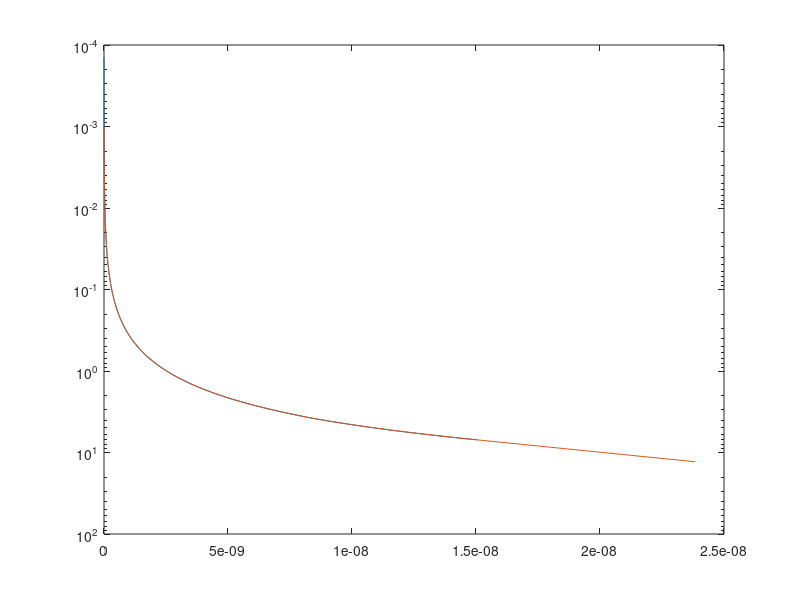
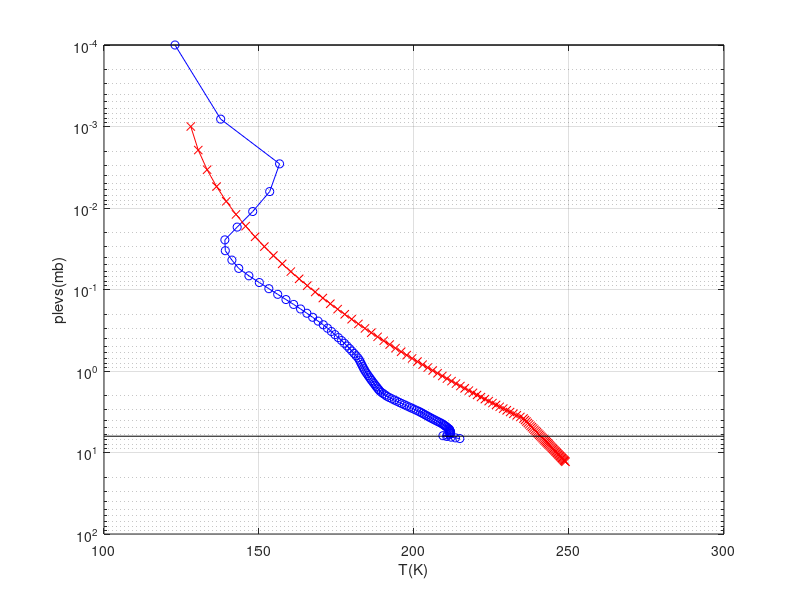
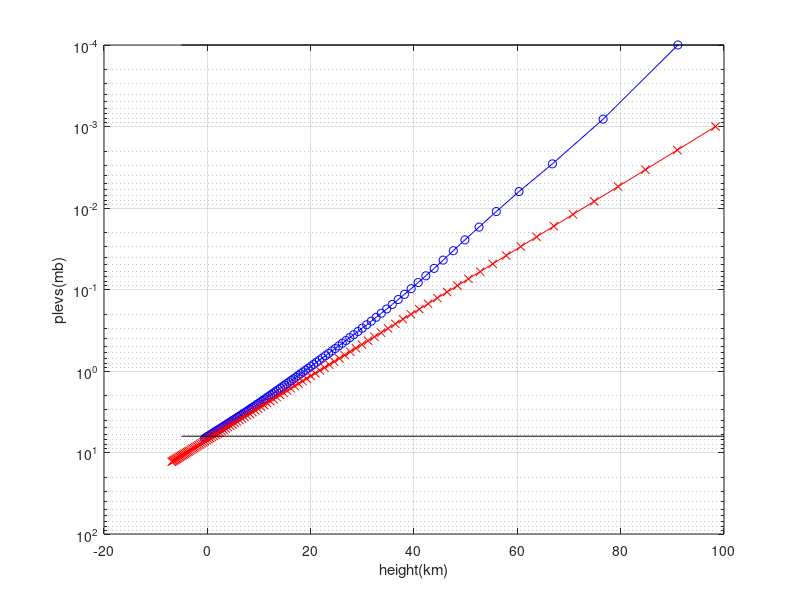
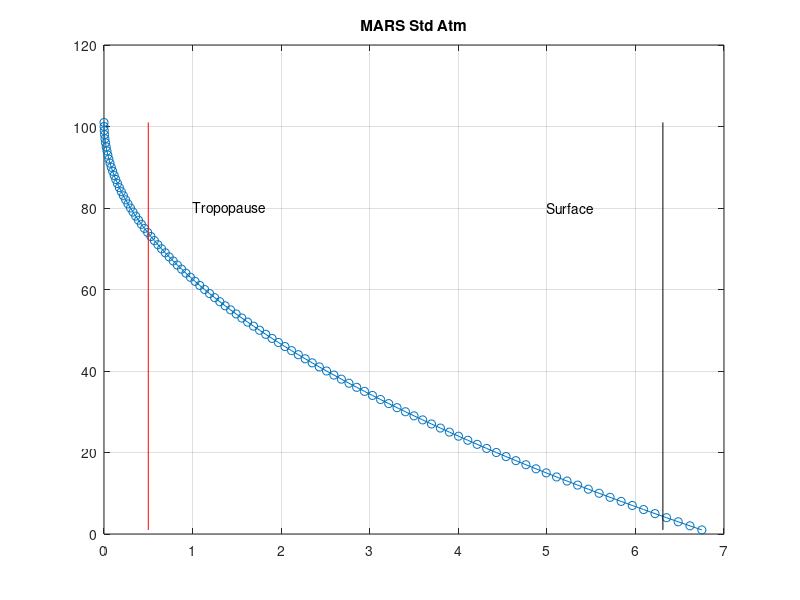

Here is the MATLAB script that generated these plots, in order: (Note: this script raises an error after producing the figures.)
%% fit ax^2 + bx + c to 
%%   p(001) = 7.000 mb
%%   p(041) = 3.500 mb
%%   p(101) = 0.0005 mb
%% and when you evaluate the polynomial between 1--101, make sure all pressures are positive!!!
%% may need to adjust second element to achieve this

%%%%%%%%%%%%%%%%%%%%%%%%%%%%%%%%%%%%%%%%%%%%%%%%%%%%%%%%%%%%%%%%%%%%%%%%
P = polyfit([1 41 101],[1100 500 0.005],2); pGnd = 1013;  %% EARTH
P = polyfit([1 31 101],[6.75 3.50 0.001],2); pGnd = 6.31;   %% MARS
P = polyfit([1 29 101],[6.75 3.50 0.0001],2); pGnd = 6.31;   %% MARS
Y = polyval(P,1:101);
figure(5); plot(Y,1:101,'o-'); grid; ax = axis; 
  line([pGnd pGnd],[1 101],'color','k'); text(5,80,'Surface');
  line([0.5 0.5],[1 101],'color','r'); text(1,80,'Tropopause');

bad = find(Y < 0);
if length(bad) > 0
  error('found negative pressures!')
end
title('MARS Std Atm')

mars = load('mars.txt');
plevsMars   = Y;
  [max(plevsMars) min(plevsMars)]
heightsMars = interp1(log(mars(:,2)),mars(:,1),log(plevsMars),[],'extrap');
  [max(heightsMars) min(heightsMars)]
tempMars    = interp1(log(mars(:,2)),mars(:,3),log(plevsMars),[],'extrap');

figure(4)
  semilogy(mars(:,1),mars(:,2),'bo-',heightsMars,plevsMars,'rx-'); set(gca,'ydir','reverse');
  line([-5 +100],[pGnd pGnd],'color','k')
  line([-5 +100],[0.0001 0.0001],'color','k')
  xlabel('height(km)');   ylabel('plevs(mb)');
  grid
figure(3)
  semilogy(mars(:,3),mars(:,2),'bo-',tempMars,plevsMars,'rx-'); set(gca,'ydir','reverse');
  line([100 300],[pGnd pGnd],'color','k')
  line([100 300],[0.0001 0.0001],'color','k')
  xlabel('T(K)');   ylabel('plevs(mb)');
  grid

heightsMars2014 = heightsMars;
plevsMars2014 = plevsMars;
tempMars2014 = tempMars;

disp('this was 2014 : ret to continue');
pause

%%%%%%%%%%%%%%%%%%%%%%%%%%%%%%%%%%%%%%%%%%%%%%%%%%%%%%%%%%%%%%%%%%%%%%%%
%% this is from mars_sergio_rtp.m

h = 0:250:120000;
p = zeros(size(h));
T = zeros(size(h));

%% T in C, h in meters, p in kPa
oo = find(h <= 7000);
 T(oo) = -31 - 0.000998 * h (oo);       %% -dT/dh = 0.998 K/km
 p(oo) = .699 * exp(-0.00009 * h(oo));

oo = find(h > 7000);
  T(oo) = -23.4 - 0.00222 * h(oo) + 1e-8*h(oo).^2;      %% -dT/dh = 2.2 K/km, I did the quadratic modification 
  p(oo) = .699 * exp(-0.00009 * h(oo));

T = T + 273;
n = p ./ (0.1921 * T);   %% density using eqn of state

p = p*1000/100;  %% KPa to Pa = N/m2 to mb
T = T;           %% in K
n = n/1e6;       %% per cm3

hp = 80; matr = [1 1 1; hp*hp hp 1; 10201 101 1]; yvec = [13 0.3 0.001].^(2/7);  ABC = matr\yvec'     %% for Mars
figure(4); A = ABC(1); B = ABC(2); C = ABC(3); ii = 1:101; P = (A*ii.^2 + B*ii + C).^(7/2); semilogy(ii,P,'o-')

TP = interp1(log(p),T,log(P),[],'extrap'); figure(3); semilogy(T,p,TP,P); set(gca,'ydir','reverse');
HP = interp1(log(p),h,log(P),[],'extrap'); figure(4); semilogy(h,p,HP,P); set(gca,'ydir','reverse');
NP = interp1(log(p),n,log(P),[],'extrap'); figure(2); semilogy(n,p,NP,P); set(gca,'ydir','reverse');

Y = P;
plevsMars   = P;
  [max(plevsMars) min(plevsMars)]
heightsMars = HP/1000;
  [max(heightsMars) min(heightsMars)]
tempMars    = TP;

figure(4)
  semilogy(heightsMars2014,plevsMars2014,'bo-',heightsMars,plevsMars,'rx-'); set(gca,'ydir','reverse');
  line([-5 +100],[pGnd pGnd],'color','k')
  line([-5 +100],[0.0001 0.0001],'color','k')
  xlabel('height(km)');   ylabel('plevs(mb)');
  grid
figure(3)
  semilogy(tempMars2014,plevsMars2014,'bo-',tempMars,plevsMars,'rx-'); set(gca,'ydir','reverse');
  line([100 300],[pGnd pGnd],'color','k')
  line([100 300],[0.0001 0.0001],'color','k')
  xlabel('T(K)');   ylabel('plevs(mb)');
  grid

heightsMars2021 = heightsMars;
plevsMars2021 = plevsMars;
tempMars2021 = tempMars;

disp('this is new 2021 : ret to continue');
pause

%%%%%%%%%%%%%%%%%%%%%%%%%%%%%%%%%%%%%%%%%%%%%%%%%%%%%%%%%%%%%%%%%%%%%%%%
YN = Y(1:end-1)-Y(2:end);
YD = log(Y(1:end-1)./Y(2:end));
Yav = YN ./ YD;

  make_KCARTA_database

  make_kcarta_airslevelheights
  make_kcarta_airslevels
  make_kcarta_airsheights

%%%%%%%%%%%%%%%%%%%%%%%%%%%%%%%%%%%%%%%%%%%%%%%%%%%%%%%%%%%%%%%%%%%%%%%%

%% not really interested in UA NLTE, but kCARTA needs these placeholders

%% fit ax^2 + bx + c to 
%%   p(001) = 1e-2 mb
%%   p(081) = 1e-3 mb
%%   p(101) = 1e-51 mb
%% and when you evaluate the polynomial between 1--101, make sure all pressures are positive!!!
%% may need to adjust second element to achieve this
Pu = polyfit([1 81 101],[1e-3 1e-4 1e-6],2); 
Yu = polyval(Pu,1:101);
plevsMarsUpper   = Yu; 
heightsMarsUpper = interp1(log(mars(:,2)),mars(:,1),log(plevsMarsUpper),[],'extrap');;

Yu = plevsMarsUpper;
YN = Yu(1:end-1)-Yu(2:end);
YD = log(Yu(1:end-1)./Yu(2:end));
YavUpper = YN ./ YD;

figure(5)
plot(Yu,1:101)
bad = find(Yu < 0);
if length(bad) > 0
  error('found negative pressures!')
end
title('MARS Upper Atm')
disp('ret to continue');
pause

  make_kcarta_airslevelheights_upper
  make_kcarta_airslevels_upper
  make_kcarta_airsheights_upper

